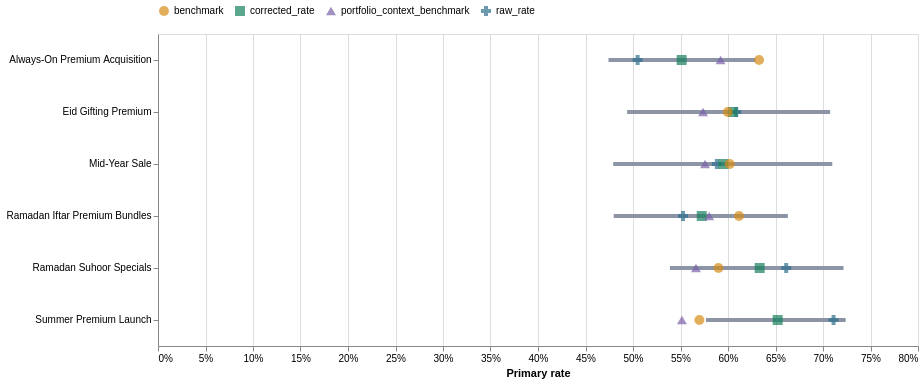

Notebook code cell kept with this figure:
### Markdown cell above
## 6. Raw Rate, Corrected Rate, Benchmark, And Range

The corrected rate is a weighted compromise between peer evidence and the campaign's
own evidence. Small samples move more toward the selected peer center; large samples
retain more of their raw result. The horizontal line is the campaign's 95% plausible
score range. The portfolio-context point is displayed for orientation only.

### Code cell
score_chart_data = campaigns.dropna(subset=["corrected_rate"]).copy()
if score_chart_data.empty:
    display(Markdown(
        "**No corrected campaign scores:** neither the same objective nor a configured "
        "compatible fallback group has two valid peers."
    ))
else:
    y = alt.Y("campaign_name:N", sort="-x", title=None)
    ranges = alt.Chart(score_chart_data).mark_rule(strokeWidth=4, color="#8b95a5").encode(
        y=y,
        x=alt.X("range_low:Q", title="Primary rate", axis=alt.Axis(format=".0%")),
        x2="range_high:Q",
        tooltip=[
            alt.Tooltip("campaign_name:N", title="Campaign"),
            alt.Tooltip("range_low:Q", title="95% low", format=".2%"),
            alt.Tooltip("range_high:Q", title="95% high", format=".2%"),
        ],
    )
    points = score_chart_data[[
        "campaign_name", "raw_rate", "corrected_rate", "benchmark",
        "portfolio_context_benchmark"
    ]].melt("campaign_name", var_name="Estimate", value_name="Rate")
    point_layer = alt.Chart(points).mark_point(filled=True, size=100).encode(
        y=y,
        x=alt.X("Rate:Q", axis=alt.Axis(format=".0%")),
        color=alt.Color(
            "Estimate:N",
            scale=alt.Scale(
                domain=[
                    "raw_rate", "corrected_rate", "benchmark",
                    "portfolio_context_benchmark"
                ],
                range=["#2f6f8f", "#16815d", "#d68c16", "#7b61a8"],
            ),
            legend=alt.Legend(orient="top", title=None),
        ),
        shape=alt.Shape("Estimate:N", legend=None),
        tooltip=[
            alt.Tooltip("campaign_name:N", title="Campaign"),
            alt.Tooltip("Estimate:N"),
            alt.Tooltip("Rate:Q", format=".2%"),
        ],
    )
    display((ranges + point_layer).properties(
        width=760, height=max(140, len(score_chart_data) * 52)
    ))

### Figure 1 — Vega-Lite specification as saved in the notebook (floating-point values rounded to 4 significant figures)
{"config": {"view": {"continuousWidth": 300, "continuousHeight": 300}}, "layer": [{"data": {"name": "data-691cf7c085e2c49fc4b50111a8a323d7"}, "mark": {"type": "rule", "color": "#8b95a5", "strokeWidth": 4}, "encoding": {"tooltip": [{"field": "campaign_name", "title": "Campaign", "type": "nominal"}, {"field": "range_low", "format": ".2%", "title": "95% low", "type": "quantitative"}, {"field": "range_high", "format": ".2%", "title": "95% high", "type": "quantitative"}], "x": {"axis": {"format": ".0%"}, "field": "range_low", "title": "Primary rate", "type": "quantitative"}, "x2": {"field": "range_high"}, "y": {"field": "campaign_name", "sort": "-x", "title": null, "type": "nominal"}}}, {"data": {"name": "data-cb4bd4726ba080bd84768da61b4fcd57"}, "mark": {"type": "point", "filled": true, "size": 100}, "encoding": {"color": {"field": "Estimate", "legend": {"orient": "top", "title": null}, "scale": {"domain": ["raw_rate", "corrected_rate", "benchmark", "portfolio_context_benchmark"], "range": ["#2f6f8f", "#16815d", "#d68c16", "#7b61a8"]}, "type": "nominal"}, "shape": {"field": "Estimate", "legend": null, "type": "nominal"}, "tooltip": [{"field": "campaign_name", "title": "Campaign", "type": "nominal"}, {"field": "Estimate", "type": "nominal"}, {"field": "Rate", "format": ".2%", "type": "quantitative"}], "x": {"axis": {"format": ".0%"}, "field": "Rate", "type": "quantitative"}, "y": {"field": "campaign_name", "sort": "-x", "title": null, "type": "nominal"}}}], "height": 312, "width": 760, "$schema": "https://vega.github.io/schema/vega-lite/v5.20.1.json", "datasets": {"data-691cf7c085e2c49fc4b50111a8a323d7": [{"campaign_id": "120209876543220001", "campaign_name": "Always-On Premium Acquisition", "objective": "OUTCOME_SALES", "entity_status": "ACTIVE", "start_date": "2025-12-30T00:00:00", "end_date": "2026-06-27T00:00:00", "entity_id": "120209876543220001", "entity_name": "Always-On Premium Acquisition", "parent_entity_id": null, "entity_level": "campaign", "media_start": "2025-12-30T00:00:00", "media_end": "2026-06-27T00:00:00", "active_days": 180, "impressions": 26091014, "link_clicks": 196800, "spend": 140800.0, "invalid_reach_rows": 14, "observed_conversations": 111, "mature_conversations": 104, "unresolved_conversations": 7, "unique_customers": 109, "mature_orders_created": 70, "delivered_orders": 52, "net_revenue": 65820.0, "mature_unique_customers": 103, "delivered_customers": 52, "semantic_conversations": 111, "high_purchase_intent_rate": 0.6514, "price_blocking_rate": 0.01515, "barrier_resolution_rate": 0.4167, "ad_alignment_rate": 0.5135, "agent_helpful_rate": 1.0, "next_step_agreement_rate": 0.6111, "next_step_order_progression_rate": 0.8939, "top_customer_need": "looking for genuine saffron", "top_barrier": "price", "top_value_driver": "price", "running_days": 180, "link_ctr": 0.007543, "cpm": 5.396, "cpc": 0.7154, "order_creation_rate": 0.6731, "customer_delivered_rate": 0.5049, "cost_per_created_order": 2011.0, "net_roas": 0.4676, "semantic_coverage_rate": 1.0, "score_metric": "customer_delivered_rate", "score_numerator": "delivered_customers", "score_denominator": "mature_unique_customers", "score_direction": "higher", "score_successes": 52.0, "score_trials": 103.0, "raw_rate": 0.5049, "corrected_rate": 0.5512, "range_low": 0.4742, "range_high": 0.6292, "benchmark": 0.6327, "benchmark_peer_count": 5, "same_objective_peer_count": 5, "benchmark_scope": "same_objective", "benchmark_quality": "decision_grade", "portfolio_context_benchmark": 0.5922, "portfolio_context_peer_count": 11, "expected_lift": -0.08274, "lift_low": -0.2256, "lift_high": 0.06433, "probability_better": 0.1324, "statistical_decision": "hold", "evidence_status": "sufficient", "efficiency_metric": "net_roas", "efficiency_direction": "higher", "efficiency_value": 0.4676, "efficiency_benchmark": 1.335, "efficiency_peer_count": 5, "efficiency_comparison": "worse_than_peer", "recommended_action": "keep_as_test", "reason_codes": ["PRIMARY_LIFT_RANGE_CROSSES_ZERO"], "semantic_score": {"metric": "checkout_readiness", "definition": "Commercial inquiry with complete sales agreement and customer-accepted next step.", "unit": "earliest_mature_conversation_per_customer", "eligible_customers": 103, "successes": 56, "trials": 98, "unknown_customers": 5, "missing_customers": 0, "raw_rate": 0.5714, "corrected_rate": 0.6252, "range_low": 0.5489, "range_high": 0.6978, "prior_alpha": 43.16, "prior_beta": 17.44, "posterior_alpha": 99.16, "posterior_beta": 59.44, "prior_source": "same_objective_empirical", "benchmark": 0.7122, "peer_count": 5, "lift_low": -0.2187, "lift_high": 0.05409, "probability_better": 0.1122, "status": "neutral", "evidence_status": "sufficient", "validation_status": "automated_labels_unreviewed"}}, {"campaign_id": "120209876543220005", "campaign_name": "Ramadan Suhoor Specials", "objective": "OUTCOME_SALES", "entity_status": "COMPLETED", "start_date": "2026-02-28T00:00:00", "end_date": "2026-03-29T00:00:00", "entity_id": "120209876543220005", "entity_name": "Ramadan Suhoor Specials", "parent_entity_id": null, "entity_level": "campaign", "media_start": "2026-02-28T00:00:00", "media_end": "2026-03-29T00:00:00", "active_days": 30, "impressions": 4601950, "link_clicks": 81525, "spend": 32290.0, "invalid_reach_rows": 14, "observed_conversations": 64, "mature_conversations": 62, "unresolved_conversations": 2, "unique_customers": 64, "mature_orders_created": 46, "delivered_orders": 41, "net_revenue": 38000.0, "mature_unique_customers": 62, "delivered_customers": 41, "semantic_conversations": 63, "high_purchase_intent_rate": 0.8095, "price_blocking_rate": 0.0, "barrier_resolution_rate": 0.5455, "ad_alignment_rate": 0.5079, "agent_helpful_rate": 0.9839, "next_step_agreement_rate": 0.7937, "next_step_order_progression_rate": 0.96, "top_customer_need": "Buy sugar-free basbousa (taste similar) and one healthy konafa; arrange delivery", "top_barrier": "delivery", "top_value_driver": "delivery_speed", "running_days": 30, "link_ctr": 0.01772, "cpm": 7.017, "cpc": 0.3961, "order_creation_rate": 0.7419, "customer_delivered_rate": 0.6613, "cost_per_created_order": 702.0, "net_roas": 1.177, "semantic_coverage_rate": 0.9844, "score_metric": "customer_delivered_rate", "score_numerator": "delivered_customers", "score_denominator": "mature_unique_customers", "score_direction": "higher", "score_successes": 41.0, "score_trials": 62.0, "raw_rate": 0.6613, "corrected_rate": 0.6333, "range_low": 0.5388, "range_high": 0.7216, "benchmark": 0.59, "benchmark_peer_count": 5, "same_objective_peer_count": 5, "benchmark_scope": "same_objective", "benchmark_quality": "decision_grade", "portfolio_context_benchmark": 0.5663, "portfolio_context_peer_count": 11, "expected_lift": 0.04318, "lift_low": -0.1341, "lift_high": 0.2208, "probability_better": 0.6892, "statistical_decision": "hold", "evidence_status": "sufficient", "efficiency_metric": "net_roas", "efficiency_direction": "higher", "efficiency_value": 1.177, "efficiency_benchmark": 1.335, "efficiency_peer_count": 5, "efficiency_comparison": "worse_than_peer", "recommended_action": "keep_as_test", "reason_codes": ["PRIMARY_LIFT_RANGE_CROSSES_ZERO"], "semantic_score": {"metric": "checkout_readiness", "definition": "Commercial inquiry with complete sales agreement and customer-accepted next step.", "unit": "earliest_mature_conversation_per_customer", "eligible_customers": 62, "successes": 46, "trials": 61, "unknown_customers": 0, "missing_customers": 1, "raw_rate": 0.7541, "corrected_rate": 0.7144, "range_low": 0.6263, "range_high": 0.795, "prior_alpha": 32.1, "prior_beta": 16.23, "posterior_alpha": 78.1, "posterior_beta": 31.23, "prior_source": "same_objective_empirical", "benchmark": 0.6642, "peer_count": 5, "lift_low": -0.1, "lift_high": 0.2105, "probability_better": 0.728, "status": "neutral", "evidence_status": "sufficient", "validation_status": "automated_labels_unreviewed"}}, {"campaign_id": "120209876543220006", "campaign_name": "Ramadan Iftar Premium Bundles", "objective": "OUTCOME_SALES", "entity_status": "COMPLETED", "start_date": "2026-02-28T00:00:00", "end_date": "2026-03-29T00:00:00", "entity_id": "120209876543220006", "entity_name": "Ramadan Iftar Premium Bundles", "parent_entity_id": null, "entity_level": "campaign", "media_start": "2026-02-28T00:00:00", "media_end": "2026-03-29T00:00:00", "active_days": 30, "impressions": 8339290, "link_clicks": 122984, "spend": 57100.0, "invalid_reach_rows": 20, "observed_conversations": 84, "mature_conversations": 76, "unresolved_conversations": 8, "unique_customers": 84, "mature_orders_created": 64, "delivered_orders": 42, "net_revenue": 77000.0, "mature_unique_customers": 76, "delivered_customers": 42, "semantic_conversations": 84, "high_purchase_intent_rate": 0.8571, "price_blocking_rate": 0.05128, "barrier_resolution_rate": 0.3659, "ad_alignment_rate": 0.4643, "agent_helpful_rate": 0.9878, "next_step_agreement_rate": 0.7108, "next_step_order_progression_rate": 0.9831, "top_customer_need": "طلب Iftar Bundle للعزومة غداً مع توصيل قبل المغرب", "top_barrier": "timing", "top_value_driver": "price", "running_days": 30, "link_ctr": 0.01475, "cpm": 6.847, "cpc": 0.4642, "order_creation_rate": 0.8421, "customer_delivered_rate": 0.5526, "cost_per_created_order": 892.1, "net_roas": 1.349, "semantic_coverage_rate": 1.0, "score_metric": "customer_delivered_rate", "score_numerator": "delivered_customers", "score_denominator": "mature_unique_customers", "score_direction": "higher", "score_successes": 42.0, "score_trials": 76.0, "raw_rate": 0.5526, "corrected_rate": 0.5723, "range_low": 0.4797, "range_high": 0.663, "benchmark": 0.6116, "benchmark_peer_count": 5, "same_objective_peer_count": 5, "benchmark_scope": "same_objective", "benchmark_quality": "decision_grade", "portfolio_context_benchmark": 0.5802, "portfolio_context_peer_count": 11, "expected_lift": -0.03919, "lift_low": -0.2134, "lift_high": 0.1386, "probability_better": 0.3278, "statistical_decision": "hold", "evidence_status": "sufficient", "efficiency_metric": "net_roas", "efficiency_direction": "higher", "efficiency_value": 1.349, "efficiency_benchmark": 1.177, "efficiency_peer_count": 5, "efficiency_comparison": "better_than_peer", "recommended_action": "keep_as_test", "reason_codes": ["PRIMARY_LIFT_RANGE_CROSSES_ZERO"], "semantic_score": {"metric": "checkout_readiness", "definition": "Commercial inquiry with complete sales agreement and customer-accepted next step.", "unit": "earliest_mature_conversation_per_customer", "eligible_customers": 76, "successes": 52, "trials": 75, "unknown_customers": 1, "missing_customers": 0, "raw_rate": 0.6933, "corrected_rate": 0.6873, "range_low": 0.5995, "range_high": 0.7684, "prior_alpha": 23.41, "prior_beta": 11.31, "posterior_alpha": 75.41, "posterior_beta": 34.31, "prior_source": "same_objective_empirical", "benchmark": 0.6743, "peer_count": 5, "lift_low": -0.1584, "lift_high": 0.1869, "probability_better": 0.544, "status": "neutral", "evidence_status": "sufficient", "validation_status": "automated_labels_unreviewed"}}, {"campaign_id": "120209876543220007", "campaign_name": "Eid Gifting Premium", "objective": "OUTCOME_SALES", "entity_status": "COMPLETED", "start_date": "2026-03-22T00:00:00", "end_date": "2026-04-05T00:00:00", "entity_id": "120209876543220007", "entity_name": "Eid Gifting Premium", "parent_entity_id": null, "entity_level": "campaign", "media_start": "2026-03-22T00:00:00", "media_end": "2026-04-05T00:00:00", "active_days": 15, "impressions": 2967717, "link_clicks": 43344, "spend": 14980.0, "invalid_reach_rows": 12, "observed_conversations": 47, "mature_conversations": 46, "unresolved_conversations": 1, "unique_customers": 47, "mature_orders_created": 40, "delivered_orders": 28, "net_revenue": 64990.0, "mature_unique_customers": 46, "delivered_customers": 28, "semantic_conversations": 47, "high_purchase_intent_rate": 0.8696, "price_blocking_rate": 0.03448, "barrier_resolution_rate": 0.4091, "ad_alignment_rate": 0.6739, "agent_helpful_rate": 0.9783, "next_step_agreement_rate": 0.7826, "next_step_order_progression_rate": 1.0, "top_customer_need": "شراء Stuffed Dried Dates Premium للعيد", "top_barrier": "product_quality", "top_value_driver": "gifting", "running_days": 15, "link_ctr": 0.01461, "cpm": 5.046, "cpc": 0.3455, "order_creation_rate": 0.8696, "customer_delivered_rate": 0.6087, "cost_per_created_order": 374.4, "net_roas": 4.34, "semantic_coverage_rate": 1.0, "score_metric": "customer_delivered_rate", "score_numerator": "delivered_customers", "score_denominator": "mature_unique_customers", "score_direction": "higher", "score_successes": 28.0, "score_trials": 46.0, "raw_rate": 0.6087, "corrected_rate": 0.6049, "range_low": 0.4938, "range_high": 0.7075, "benchmark": 0.5997, "benchmark_peer_count": 5, "same_objective_peer_count": 5, "benchmark_scope": "same_objective", "benchmark_quality": "decision_grade", "portfolio_context_benchmark": 0.5737, "portfolio_context_peer_count": 11, "expected_lift": 0.004306, "lift_low": -0.187, "lift_high": 0.2041, "probability_better": 0.511, "statistical_decision": "hold", "evidence_status": "sufficient", "efficiency_metric": "net_roas", "efficiency_direction": "higher", "efficiency_value": 4.34, "efficiency_benchmark": 1.177, "efficiency_peer_count": 5, "efficiency_comparison": "better_than_peer", "recommended_action": "keep_as_test", "reason_codes": ["PRIMARY_LIFT_RANGE_CROSSES_ZERO"], "semantic_score": {"metric": "checkout_readiness", "definition": "Commercial inquiry with complete sales agreement and customer-accepted next step.", "unit": "earliest_mature_conversation_per_customer", "eligible_customers": 46, "successes": 30, "trials": 45, "unknown_customers": 1, "missing_customers": 0, "raw_rate": 0.6667, "corrected_rate": 0.6721, "range_low": 0.5663, "range_high": 0.7723, "prior_alpha": 23.34, "prior_beta": 11.02, "posterior_alpha": 53.34, "posterior_beta": 26.02, "prior_source": "same_objective_empirical", "benchmark": 0.6793, "peer_count": 5, "lift_low": -0.1877, "lift_high": 0.1763, "probability_better": 0.4568, "status": "neutral", "evidence_status": "sufficient", "validation_status": "automated_labels_unreviewed"}}, {"campaign_id": "120209876543220009", "campaign_name": "Summer Premium Launch", "objective": "OUTCOME_SALES", "entity_status": "COMPLETED", "start_date": "2026-04-29T00:00:00", "end_date": "2026-06-27T00:00:00", "entity_id": "120209876543220009", "entity_name": "Summer Premium Launch", "parent_entity_id": null, "entity_level": "campaign", "media_start": "2026-04-29T00:00:00", "media_end": "2026-06-27T00:00:00", "active_days": 60, "impressions": 14187459, "link_clicks": 162229, "spend": 68600.0, "invalid_reach_rows": 14, "observed_conversations": 97, "mature_conversations": 90, "unresolved_conversations": 7, "unique_customers": 96, "mature_orders_created": 74, "delivered_orders": 64, "net_revenue": 70520.0, "mature_unique_customers": 90, "delivered_customers": 64, "semantic_conversations": 97, "high_purchase_intent_rate": 0.7938, "price_blocking_rate": 0.01887, "barrier_resolution_rate": 0.6786, "ad_alignment_rate": 0.4845, "agent_helpful_rate": 0.9896, "next_step_agreement_rate": 0.7938, "next_step_order_progression_rate": 0.9481, "top_customer_need": "Replace or compensate for a jar that appeared cracked on delivery (orange blossom honey).", "top_barrier": "price", "top_value_driver": "gifting", "running_days": 60, "link_ctr": 0.01143, "cpm": 4.835, "cpc": 0.4228, "order_creation_rate": 0.8222, "customer_delivered_rate": 0.7111, "cost_per_created_order": 927.0, "net_roas": 1.028, "semantic_coverage_rate": 1.0, "score_metric": "customer_delivered_rate", "score_numerator": "delivered_customers", "score_denominator": "mature_unique_customers", "score_direction": "higher", "score_successes": 64.0, "score_trials": 90.0, "raw_rate": 0.7111, "corrected_rate": 0.6523, "range_low": 0.5768, "range_high": 0.7239, "benchmark": 0.5699, "benchmark_peer_count": 5, "same_objective_peer_count": 5, "benchmark_scope": "same_objective", "benchmark_quality": "decision_grade", "portfolio_context_benchmark": 0.5515, "portfolio_context_peer_count": 11, "expected_lift": 0.08273, "lift_low": -0.06009, "lift_high": 0.2254, "probability_better": 0.8722, "statistical_decision": "hold", "evidence_status": "sufficient", "efficiency_metric": "net_roas", "efficiency_direction": "higher", "efficiency_value": 1.028, "efficiency_benchmark": 1.335, "efficiency_peer_count": 5, "efficiency_comparison": "worse_than_peer", "recommended_action": "keep_as_test", "reason_codes": ["PRIMARY_LIFT_RANGE_CROSSES_ZERO"], "semantic_score": {"metric": "checkout_readiness", "definition": "Commercial inquiry with complete sales agreement and customer-accepted next step.", "unit": "earliest_mature_conversation_per_customer", "eligible_customers": 90, "successes": 67, "trials": 89, "unknown_customers": 1, "missing_customers": 0, "raw_rate": 0.7528, "corrected_rate": 0.719, "range_low": 0.6419, "range_high": 0.7918, "prior_alpha": 31.67, "prior_beta": 16.57, "posterior_alpha": 98.67, "posterior_beta": 38.57, "prior_source": "same_objective_empirical", "benchmark": 0.6565, "peer_count": 5, "lift_low": -0.0806, "lift_high": 0.2206, "probability_better": 0.7886, "status": "neutral", "evidence_status": "sufficient", "validation_status": "automated_labels_unreviewed"}}, {"campaign_id": "120209876543220011", "campaign_name": "Mid-Year Sale", "objective": "OUTCOME_SALES", "entity_status": "COMPLETED", "start_date": "2026-05-15T00:00:00", "end_date": "2026-06-05T00:00:00", "entity_id": "120209876543220011", "entity_name": "Mid-Year Sale", "parent_entity_id": null, "entity_level": "campaign", "media_start": "2026-05-15T00:00:00", "media_end": "2026-06-05T00:00:00", "active_days": 22, "impressions": 3378126, "link_clicks": 49270, "spend": 17550.0, "invalid_reach_rows": 13, "observed_conversations": 34, "mature_conversations": 34, "unresolved_conversations": 0, "unique_customers": 34, "mature_orders_created": 30, "delivered_orders": 20, "net_revenue": 23430.0, "mature_unique_customers": 34, "delivered_customers": 20, "semantic_conversations": 33, "high_purchase_intent_rate": 0.8788, "price_blocking_rate": 0.07143, "barrier_resolution_rate": 0.2857, "ad_alignment_rate": 0.697, "agent_helpful_rate": 1.0, "next_step_agreement_rate": 0.7273, "next_step_order_progression_rate": 0.9167, "top_customer_need": "Place an order (3 Truffles, 1 Saffron, 2 Coffee Lover Boxes) and later return one sealed Coffee Lover Box", "top_barrier": "product_fit", "top_value_driver": "price", "running_days": 22, "link_ctr": 0.01459, "cpm": 5.196, "cpc": 0.3563, "order_creation_rate": 0.8824, "customer_delivered_rate": 0.5882, "cost_per_created_order": 585.1, "net_roas": 1.335, "semantic_coverage_rate": 0.9706, "score_metric": "customer_delivered_rate", "score_numerator": "delivered_customers", "score_denominator": "mature_unique_customers", "score_direction": "higher", "score_successes": 20.0, "score_trials": 34.0, "raw_rate": 0.5882, "corrected_rate": 0.5951, "range_low": 0.4792, "range_high": 0.7098, "benchmark": 0.6019, "benchmark_peer_count": 5, "same_objective_peer_count": 5, "benchmark_scope": "same_objective", "benchmark_quality": "decision_grade", "portfolio_context_benchmark": 0.5758, "portfolio_context_peer_count": 11, "expected_lift": -0.004456, "lift_low": -0.2008, "lift_high": 0.1953, "probability_better": 0.4774, "statistical_decision": "hold", "evidence_status": "sufficient", "efficiency_metric": "net_roas", "efficiency_direction": "higher", "efficiency_value": 1.335, "efficiency_benchmark": 1.177, "efficiency_peer_count": 5, "efficiency_comparison": "better_than_peer", "recommended_action": "keep_as_test", "reason_codes": ["PRIMARY_LIFT_RANGE_CROSSES_ZERO"], "semantic_score": {"metric": "checkout_readiness", "definition": "Commercial inquiry with complete sales agreement and customer-accepted next step.", "unit": "earliest_mature_conversation_per_customer", "eligible_customers": 34, "successes": 21, "trials": 33, "unknown_customers": 0, "missing_customers": 1, "raw_rate": 0.6364, "corrected_rate": 0.6604, "range_low": 0.5472, "range_high": 0.7632, "prior_alpha": 25.45, "prior_beta": 11.89, "posterior_alpha": 46.45, "posterior_beta": 23.89, "prior_source": "same_objective_empirical", "benchmark": 0.6816, "peer_count": 5, "lift_low": -0.2045, "lift_high": 0.1656, "probability_better": 0.409, "status": "neutral", "evidence_status": "sufficient", "validation_status": "automated_labels_unreviewed"}}], "data-cb4bd4726ba080bd84768da61b4fcd57": [{"campaign_name": "Always-On Premium Acquisition", "Estimate": "raw_rate", "Rate": 0.5049}, {"campaign_name": "Ramadan Suhoor Specials", "Estimate": "raw_rate", "Rate": 0.6613}, {"campaign_name": "Ramadan Iftar Premium Bundles", "Estimate": "raw_rate", "Rate": 0.5526}, {"campaign_name": "Eid Gifting Premium", "Estimate": "raw_rate", "Rate": 0.6087}, {"campaign_name": "Summer Premium Launch", "Estimate": "raw_rate", "Rate": 0.7111}, {"campaign_name": "Mid-Year Sale", "Estimate": "raw_rate", "Rate": 0.5882}, {"campaign_name": "Always-On Premium Acquisition", "Estimate": "corrected_rate", "Rate": 0.5512}, {"campaign_name": "Ramadan Suhoor Specials", "Estimate": "corrected_rate", "Rate": 0.6333}, {"campaign_name": "Ramadan Iftar Premium Bundles", "Estimate": "corrected_rate", "Rate": 0.5723}, {"campaign_name": "Eid Gifting Premium", "Estimate": "corrected_rate", "Rate": 0.6049}, {"campaign_name": "Summer Premium Launch", "Estimate": "corrected_rate", "Rate": 0.6523}, {"campaign_name": "Mid-Year Sale", "Estimate": "corrected_rate", "Rate": 0.5951}, {"campaign_name": "Always-On Premium Acquisition", "Estimate": "benchmark", "Rate": 0.6327}, {"campaign_name": "Ramadan Suhoor Specials", "Estimate": "benchmark", "Rate": 0.59}, {"campaign_name": "Ramadan Iftar Premium Bundles", "Estimate": "benchmark", "Rate": 0.6116}, {"campaign_name": "Eid Gifting Premium", "Estimate": "benchmark", "Rate": 0.5997}, {"campaign_name": "Summer Premium Launch", "Estimate": "benchmark", "Rate": 0.5699}, {"campaign_name": "Mid-Year Sale", "Estimate": "benchmark", "Rate": 0.6019}, {"campaign_name": "Always-On Premium Acquisition", "Estimate": "portfolio_context_benchmark", "Rate": 0.5922}, {"campaign_name": "Ramadan Suhoor Specials", "Estimate": "portfolio_context_benchmark", "Rate": 0.5663}, {"campaign_name": "Ramadan Iftar Premium Bundles", "Estimate": "portfolio_context_benchmark", "Rate": 0.5802}, {"campaign_name": "Eid Gifting Premium", "Estimate": "portfolio_context_benchmark", "Rate": 0.5737}, {"campaign_name": "Summer Premium Launch", "Estimate": "portfolio_context_benchmark", "Rate": 0.5515}, {"campaign_name": "Mid-Year Sale", "Estimate": "portfolio_context_benchmark", "Rate": 0.5758}]}}
